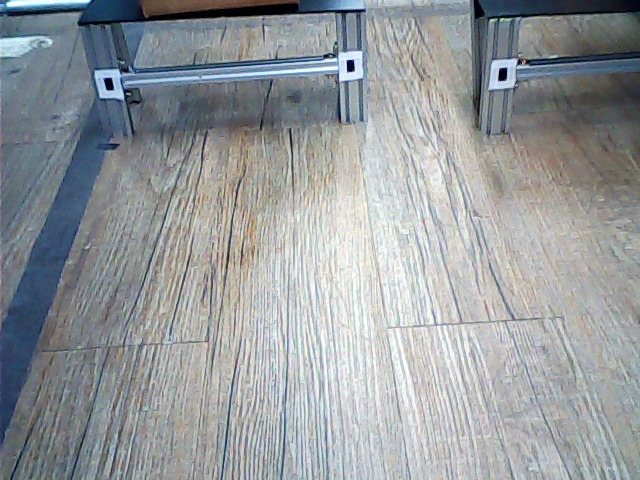
#> input picture apps/pickup_real/testdata/two_pallets_parcel_left_20261031.jpg, 640 x 480 px
$ python -i parcel_target.py   (imports and definitions only)
#> lines starting #> are read from the running program, lines starting #| are printed output that depends on the picture; after the words box and inside, x2 and y2 are one past the last pixel; in counts of white or black regions, pixels touching at a corner belong together
#> further down, picture is the input picture: shape (480, 640, 3); mean B, G, R 157.2, 154.1, 149.7
"""집을 팔레트 고르기 — 팔레트가 여러 개 보일 때 "택배가 올라간 쪽"(지금) 또는 "송장 숫자가 맞는 쪽"(시연)을 고른다.

입력은 기존 검정 표식 쌍 가설(autonomy.tape_hypotheses)과 같은 프레임의 컬러 영상이다. 처음 한 번 이 근거로 목표를
정하고, 그 뒤에는 기존 목표 연속성(실제 이동 피드백으로 예측한 자세와 일치하는 쌍만 인정)으로 같은 팔레트를 따라간다.
숫자 모드에서는 따라가는 동안 같은 팔레트 위에서 다른 숫자가 읽히면 그 프레임을 거부한다.

택배(상자) 판정: 표식 쌍 위쪽(윗판 너머) 띠에서 골판지 색(주황 갈색, 채도 높음) 화소 비율.
  2026-10-31 실측: 상자 H 4~14·S 90~140·V 55~120, 나무 바닥 S 15~30·V 150~200, 검정 윗판 V < 60.
송장 숫자: 골판지 위 흰 라벨 → 네 모서리 원근 보정 → 굵은 블록 숫자 3개를 7획 자리 채움으로 판독
  (7획 블록 숫자 판독기(read_label) 과 같은 방식을 Jetson 호스트 Python 3.8 용으로 옮김. 라벨 글자는
  계획서 규격의 굵은 블록 숫자 — 글자 폭:높이 7:12, 획 = 높이의 0.15 — 여야 한다. 일반 글꼴은 판독을 보장하지 않는다).
장치 접근이나 이동 명령은 하지 않는다.
"""
import math

import cv2
import numpy as np

CARDBOARD_HSV = [((0, 60, 35), (25, 255, 230)), ((170, 60, 35), (180, 255, 230))]
LABEL_WHITE_HSV = [((0, 0, 165), (180, 60, 255))]
GLYPH_DARK_V = 95
DIGIT_SEGMENTS = {'0': 'abcdef', '1': 'bc', '2': 'abged', '3': 'abgcd', '4': 'fgbc', '5': 'afgcd',
                  '6': 'afgedc', '7': 'abc', '8': 'abcdefg', '9': 'abcfgd'}
PATTERN = {''.join(sorted(v)): d for d, v in DIGIT_SEGMENTS.items()}
REGION = {'a': (.28, .72, .0, .13), 'd': (.28, .72, .87, 1.0), 'g': (.28, .72, .44, .56),
          'f': (.0, .16, .14, .38), 'b': (.84, 1.0, .14, .38), 'e': (.0, .16, .62, .86), 'c': (.84, 1.0, .62, .86)}
TEMPLATE_SIZE = (24, 36)
ON_FILL = 0.3

DEFAULTS = {"min_parcel_frac": 0.06, "min_parcel_px": 120, "max_other_frac": 0.02, "other_ratio": 4.0,
            "label_aspect": 28.0 / 18.0, "min_label_conf": 0.15}


def hsv_mask(bgr, ranges):
    hsv = cv2.cvtColor(bgr, cv2.COLOR_BGR2HSV)
#> hsv: shape (480, 640, 3); mean H, S, V 79.9, 30.2, 161.2
    m = np.zeros(hsv.shape[:2], np.uint8)
    for lo, hi in ranges:
        m |= cv2.inRange(hsv, np.array(lo, np.uint8), np.array(hi, np.uint8))
#> this loop made 1 pass
#> pass 1, in hsv_mask, `m |= cv2.inRange(hsv, np.array(lo, np.uint8), np.array(hi, np.uint8))`:
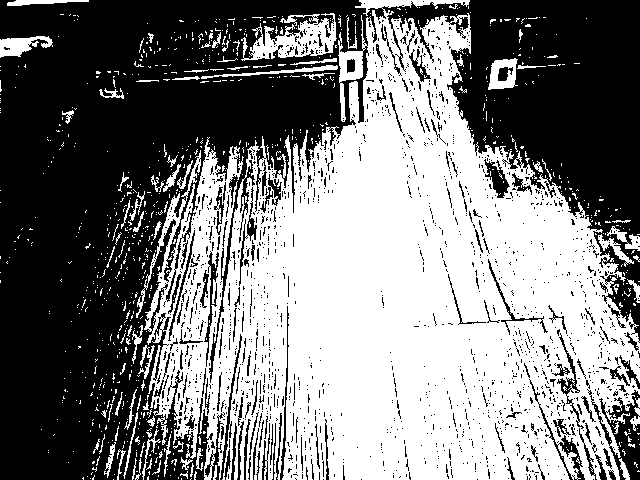
#> m: shape (480, 640); 49.1% white; 884 white regions (800 under 20 px), largest, box (x1, y1, x2, y2) and area: (136, 0, 640, 480) 139208, (241, 13, 337, 61) 2200, (0, 36, 53, 58) 646
    return m


# [29 lines left out: functions pair_box, parcel_score, _normalise_glyph, not called in this run]


SEG_SHIFT = {'g': (0.0, .12), 'e': (.14, 0.0), 'f': (.14, 0.0), 'b': (.14, 0.0), 'c': (.14, 0.0)}


# [33 lines left out: functions classify_glyph, _order, not called in this run]


def read_labels(bgr, board=None, aspect=DEFAULTS["label_aspect"], warp_h=180, min_area=60, min_conf=0.15):
    """화면의 모든 송장 라벨 → [{"text" 또는 None, "u", "v", "bbox", "why"}]. 골판지 위 흰 사각형만 라벨로 본다."""
    white = cv2.morphologyEx(hsv_mask(bgr, LABEL_WHITE_HSV), cv2.MORPH_OPEN, np.ones((2, 2), np.uint8))
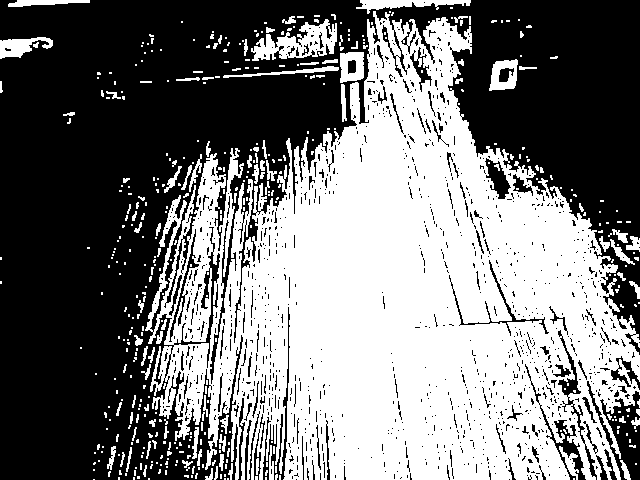
#> white: shape (480, 640); 47% white; 459 white regions (360 under 20 px), largest, box (x1, y1, x2, y2) and area: (145, 11, 640, 480) 132089, (251, 19, 337, 61) 1729, (356, 0, 471, 14) 749
    board = hsv_mask(bgr, CARDBOARD_HSV) if board is None else board
#> the loop in hsv_mask (call 2), `for lo, hi in ranges:` made 2 passes
#> pass 1, in hsv_mask (call 2), `m |= cv2.inRange(hsv, np.array(lo, np.uint8), np.array(hi, np.uint8))`:
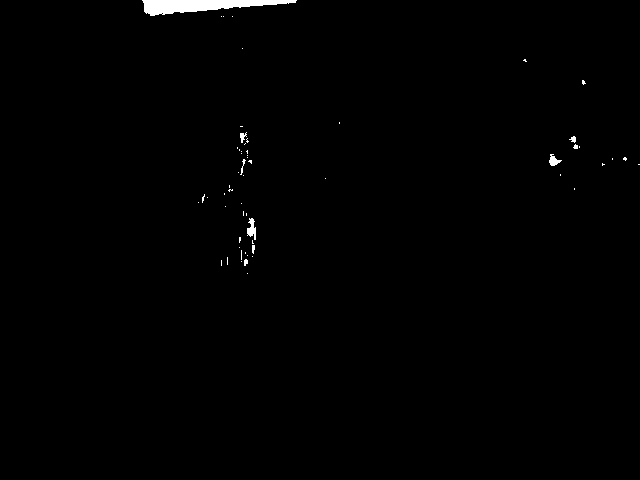
#> m: shape (480, 640); 0.63% white; 58 white regions (50 under 20 px), largest, box (x1, y1, x2, y2) and area: (142, 0, 297, 16) 1401, (247, 218, 256, 240) 119, (549, 154, 562, 166) 83
    n, lab, stats, cen = cv2.connectedComponentsWithStats(white)
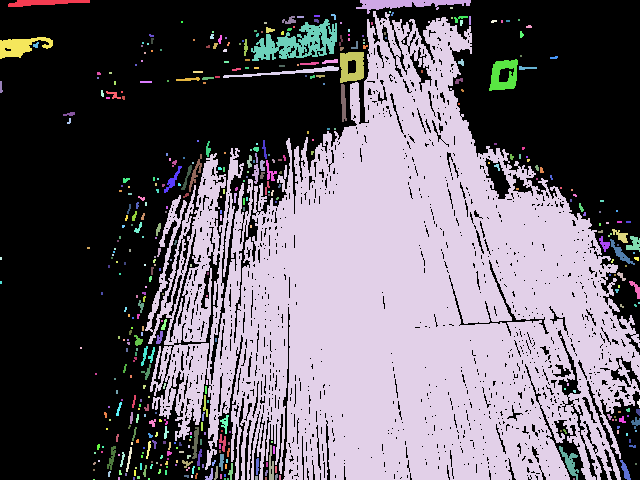
#> lab: shape (480, 640) int32; 460 distinct labels, from 0 to 459; one colour per label, 0 black
#> n = 460; stats = 460 rows, first 6: [0, 0, 640, 480, 162687], [8, 0, 82, 7, 365], [356, 0, 115, 14, 749], [450, 7, 3, 2, 6], [145, 11, 495, 469, 132089], [389, 11, 2, 2, 4]; cen = 460 pairs, first value 0.5 to 638.5, second value 2.17 to 479
    H, W = white.shape
#> H = 480; W = 640
    ring_kernel = cv2.getStructuringElement(cv2.MORPH_ELLIPSE, (7, 7))
    out = []
    for i in range(1, n):
        x, y, w, h, area = stats[i]
        if area < min_area or w < 12 or h < 8 or w > .6 * W or h > .6 * H:
            continue
        xa, ya, xb, yb = max(0, x - 4), max(0, y - 4), min(W, x + w + 4), min(H, y + h + 4)
        blob = (lab[ya:yb, xa:xb] == i).astype(np.uint8)
        ring = cv2.dilate(blob, ring_kernel) & (1 - blob)
        if not ring.any() or (board[ya:yb, xa:xb][ring > 0] > 0).mean() < .15:
            continue   # 흰 테이프·벽 등 골판지 위가 아닌 흰 면
        contours, _ = cv2.findContours((lab == i).astype(np.uint8) * 255, cv2.RETR_EXTERNAL, cv2.CHAIN_APPROX_SIMPLE)
        c = max(contours, key=cv2.contourArea)
        approx = cv2.approxPolyDP(c, .03 * cv2.arcLength(c, True), True)
        quad = _order(approx if len(approx) == 4 else cv2.boxPoints(cv2.minAreaRect(c)))
        ww = int(round(warp_h * aspect))
        M = cv2.getPerspectiveTransform(quad, np.float32([[0, 0], [ww - 1, 0], [ww - 1, warp_h - 1], [0, warp_h - 1]]))
        warped = cv2.warpPerspective(bgr, M, (ww, warp_h), flags=cv2.INTER_LINEAR)
        v = cv2.cvtColor(warped, cv2.COLOR_BGR2HSV)[:, :, 2]
        dark = (v < GLYPH_DARK_V).astype(np.uint8) * 255
        m = int(.04 * warp_h)
        dark[:m, :], dark[-m:, :], dark[:, :m], dark[:, -m:] = 0, 0, 0, 0
        k, gl, gs, gc = cv2.connectedComponentsWithStats(dark, connectivity=8)
        glyphs = []
        for j in range(1, k):
            gx, gy, gw, gh, ga = gs[j]
            if gh < .4 * warp_h or ga < 30:
                continue
            digit, conf = classify_glyph((gl == j).astype(np.uint8) * 255, aspect=gw / max(gh, 1))
            glyphs.append((float(gc[j][0]), digit, conf))
        glyphs.sort()
        rec = {"u": float(cen[i][0]), "v": float(cen[i][1]), "bbox": [int(x), int(y), int(w), int(h)], "text": None}
        if len(glyphs) != 3:
            rec["why"] = "%d glyphs (need 3)" % len(glyphs)
        elif any(d is None or c < min_conf for _, d, c in glyphs):
            rec["why"] = "a glyph is unclear"
        else:
            rec["text"] = "".join(d for _, d, _ in glyphs)
            rec["confidence"] = min(c for _, _, c in glyphs)
        out.append(rec)
#> this loop made 459 passes
#> (x, y, w, h, area) on passes 1, 4, 12: (8, 0, 82, 7, 365), (145, 11, 495, 469, 132089), (454, 16, 14, 7, 40)
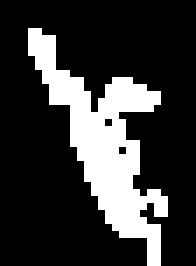
#> blob: shape (38, 28) (shown 7 times larger); values 0 (black) and 1 (white), 21.8% white; 1 white region, box (x1, y1, x2, y2) and area: (4, 4, 24, 38) 232
#> after the loop, out = []
    if not any(r.get("text") for r in out):
        # 흰 사각형으로 못 읽으면 글자 묶음으로 다시(종이가 상자보다 크거나 밝은 물체와 붙은 경우)
        out.extend(read_glyph_rows(bgr))
    return out


def read_glyph_rows(bgr, min_h=18, max_h=260, min_conf=0.12):
    """흰 종이 경계 없이 글자 묶음으로 라벨 찾기(보조): 밝은 바탕 위 검정 글자 3개가 한 줄로 나란한 것.
    라벨 종이가 상자보다 크거나 주변의 밝은 물체와 붙어 흰 사각형이 안 갈라질 때(192호 2026-11-01) 쓴다."""
#> called with min_h = 18, max_h = 260, min_conf = 0.12
    v = cv2.cvtColor(bgr, cv2.COLOR_BGR2HSV)[:, :, 2]
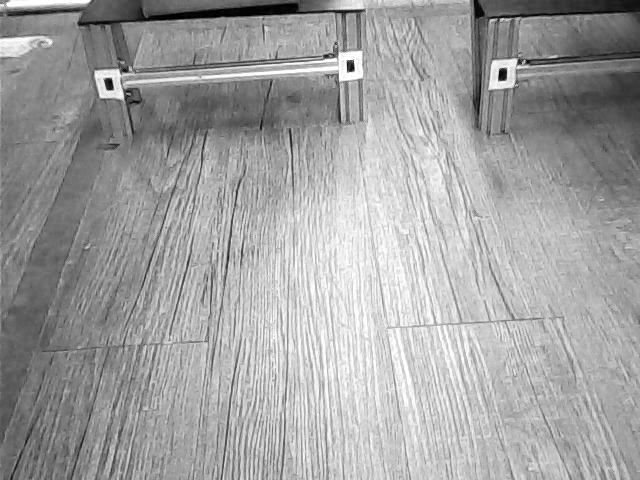
#> v: shape (480, 640); min 0, max 255, mean 161.2
    dark = (v < GLYPH_DARK_V).astype(np.uint8)
#> dark: shape (480, 640); values 0 (black) and 1 (white), 7.1% white; 735 white regions (676 under 20 px), largest, box (x1, y1, x2, y2) and area: (473, 0, 640, 129) 5361, (0, 0, 365, 64) 4451, (536, 69, 640, 164) 4212
    n, lab, st, cen = cv2.connectedComponentsWithStats(dark, connectivity=8)
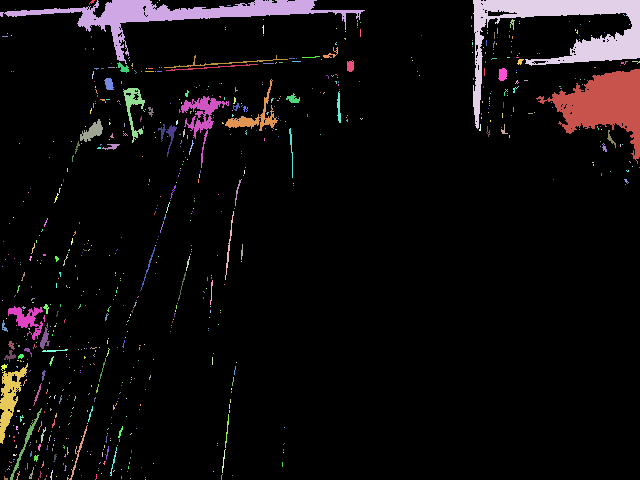
#> lab: shape (480, 640) int32; 736 distinct labels, from 0 to 735; one colour per label, 0 black
#> n = 736; st = 736 rows, first 6: [0, 0, 640, 480, 285247], [89, 0, 6, 5, 13], [0, 0, 365, 64, 4451], [159, 0, 1, 1, 1], [473, 0, 167, 129, 5361], [157, 2, 1, 1, 1]; cen = 736 pairs, first value 2 to 639, second value 0 to 479
    H, W = dark.shape
#> H = 480; W = 640
    cand = []
    for j in range(1, n):
        x, y, w, h, a = st[j]
        if not (min_h <= h <= max_h) or h < .9 * w or w < 3 or a < 25 or x == 0 or y == 0 or x + w >= W or y + h >= H:
            continue
        m = int(round(.35 * h))
        xa, ya, xb, yb = max(0, x - m), max(0, y - m), min(W, x + w + m), min(H, y + h + m)
        around = v[ya:yb, xa:xb][lab[ya:yb, xa:xb] != j]
        if around.size == 0 or np.median(around) < 150:
            continue   # 밝은 종이 위가 아님
        cand.append((x, y, w, h, j))
#> this loop made 735 passes
#> after the loop, cand = [(289, 128, 4, 50, 260), (235, 179, 7, 27, 328), (225, 211, 9, 69, 356), (140, 247, 15, 44, 383), (178, 272, 8, 29, 420), (210, 280, 3, 25, 429), (225, 414, 4, 34, 617), (222, 449, 4, 24, 673)]
    cand.sort()
    out, used = [], set()
    for i, a in enumerate(cand):
        if a[4] in used:
            continue
        row = [a]
        for b in cand[i + 1:]:
            last = row[-1]
            if (abs(b[3] - a[3]) <= .3 * a[3] and abs((b[1] + b[3] / 2) - (a[1] + a[3] / 2)) <= .3 * a[3]
                    and 0 <= b[0] - (last[0] + last[2]) <= 1.0 * a[3]):
                row.append(b)
            if len(row) == 3:
                break
        if len(row) != 3:
            continue
        digits, confs = [], []
        for x, y, w, h, j in row:
            d, c = classify_glyph((lab[y:y + h, x:x + w] == j).astype(np.uint8) * 255, aspect=w / max(h, 1))
            digits.append(d)
            confs.append(c)
        if any(d is None for d in digits) or min(confs) < min_conf:
            continue
        used.update(r[4] for r in row)
        x0, y0 = row[0][0], min(r[1] for r in row)
        x1, y1 = row[-1][0] + row[-1][2], max(r[1] + r[3] for r in row)
        out.append({"text": "".join(digits), "u": (x0 + x1) / 2.0, "v": (y0 + y1) / 2.0,
                    "bbox": [int(x0), int(y0), int(x1 - x0), int(y1 - y0)], "confidence": min(confs), "mode": "glyph_row"})
#> this loop made 8 passes
#> after the loop, out = []; used = 0 items
    return out


# [104 lines left out: functions label_on_pair, scene_evidence, _match, choose, label_conflict, pixel_bearing_deg and 2 more, not called in this run]

>>> import cv2
>>> picture = cv2.imread('testdata/two_pallets_parcel_left_20261031.jpg')
>>> result = read_labels(picture)
#> result = []
